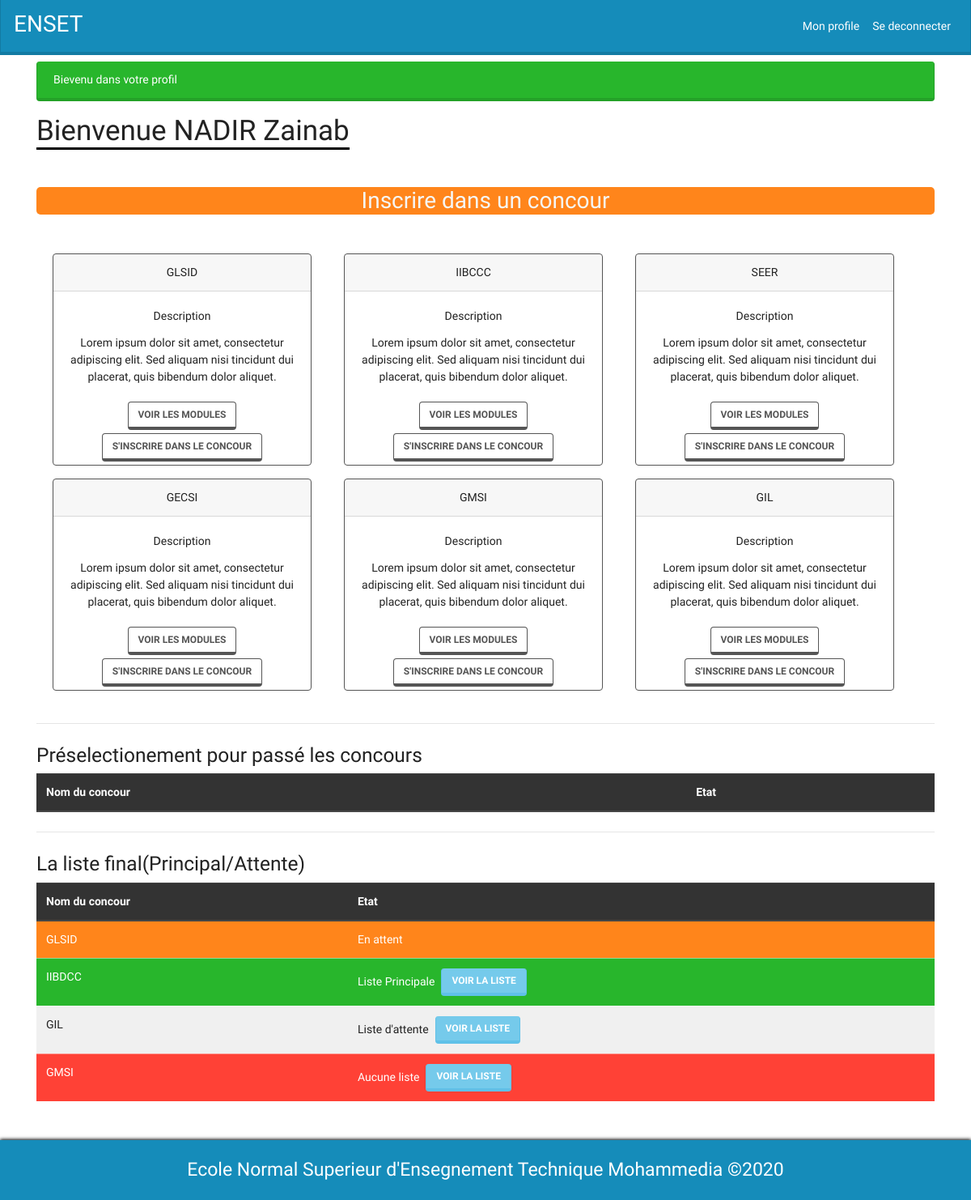
Before: /profile.php (signed in) with the older database file.
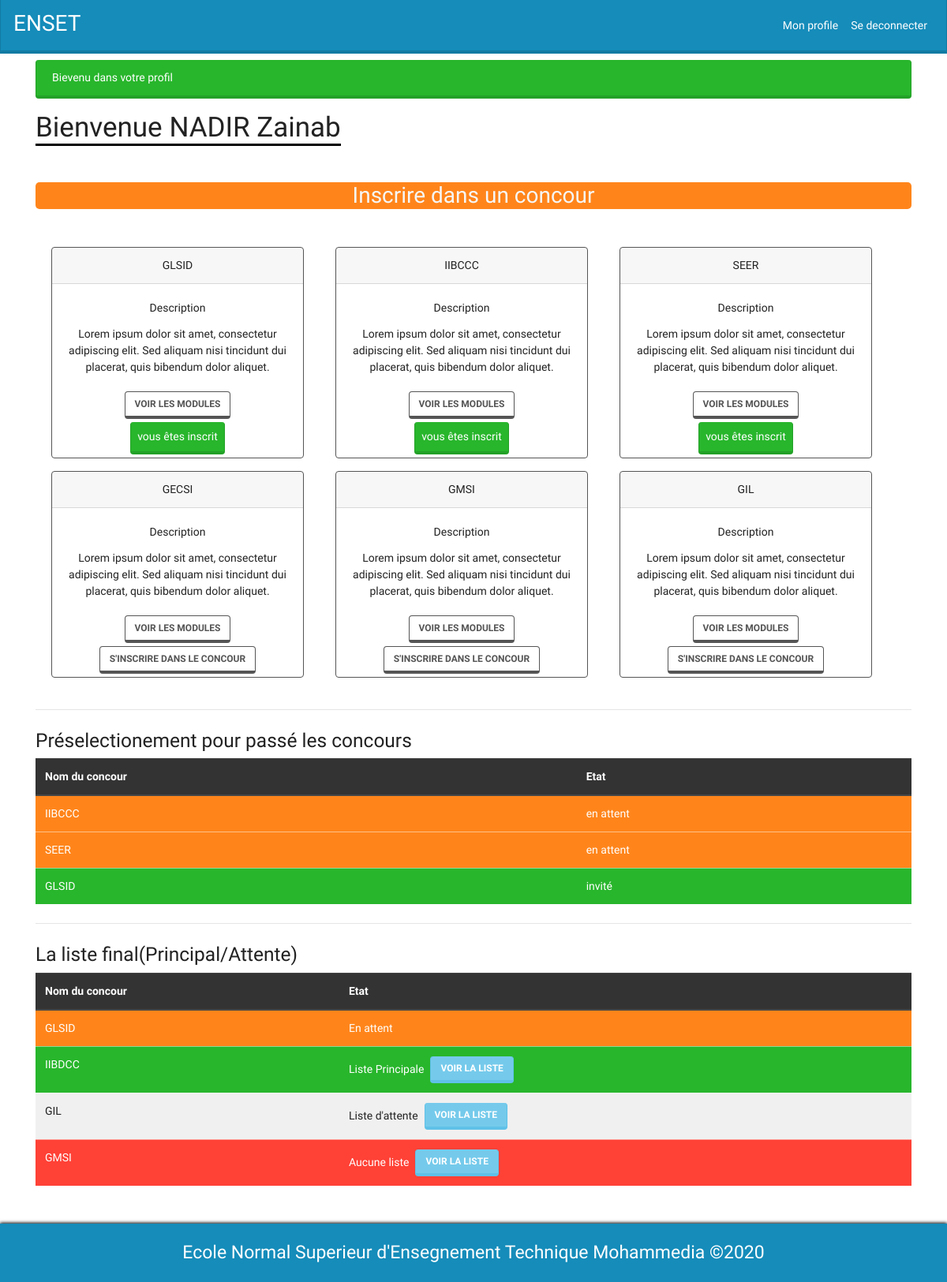
After: the same page with the newer database file.
### tables this page shows
CREATE TABLE `t_concours` (
  `id_concours` int(5) NOT NULL,
  `titre_concour` varchar(10) NOT NULL,
  `concours_designation` varchar(400) NOT NULL,
  `lien_module` varchar(255) DEFAULT NULL,
  `seuil` float NOT NULL
);

CREATE TABLE `t_liste_concour` (
  `id` int(11) NOT NULL,
  `id_concour` int(11) NOT NULL,
  `id_condidat` int(11) NOT NULL,
  `date_concour` datetime DEFAULT NULL
);

### Include/profileCondidat.php (the view, shortened to what this page needs)
<?php
    $concours = $pdo->query("SELECT * FROM t_concours")->fetchall();
    $req = $pdo->prepare("SELECT id_concour FROM t_liste_concour WHERE id_condidat=?");
    $req->execute([$_SESSION["user"]["id_candidat"]]);
    $liste_concour = $req->fetchall();
    $req = $pdo->prepare("SELECT * FROM t_concours WHERE id_concours in (SELECT id_concour from t_liste_concour WHERE id_condidat=:idCondidat) AND id_concours not in (SELECT id_concour from t_liste_candidat_concour) AND id_concours not in (SELECT id_concour from t_liste_candidat_concour WHERE id_condidat=:idCondidat)");
    $req->execute(["idCondidat"=>$_SESSION["user"]["id_candidat"]]);
    $liste_concour_enregistre = $req->fetchall();
    $req = $pdo->prepare("SELECT * FROM t_concours WHERE id_concours in (SELECT id_concour from t_liste_candidat_concour WHERE id_condidat=?)");
    $req->execute([$_SESSION["user"]["id_candidat"]]);
    $liste_concour_condidat_invite = $req->fetchall();
?>
<h1 class="mb-5 mt-3"><span style="border-bottom: 3px solid black;">Bienvenue <?=$_SESSION["user"]["nom_candidat"];?> <?=$_SESSION["user"]["prenom_candidat"];?></span></h1>
<h2 class="text-center text-light bg-warning mb-5" style="border-radius: 5px;">Inscrire dans un concour</h3>
<div class="container row justify-content-around">
    <?php for($i=0; $i<6; $i++): ?>
    <div class="card border-dark mb-3" style="max-width: 20rem;">
        <div class="card-header text-center"><?= $concours[$i]["titre_concour"]?></div>
        <div class="card-body">
            <div class="card-title text-center">Description</div>
            <div class="card-text text-center">
            <?= $concours[$i]["concours_designation"]?>
            </div>
        </div>
        <div class="mx-auto mb-1">
            <a href=<?=$concours[$i]["lien_module"]?> class="btn btn-outline-dark ">Voir les modules</a>
        </div>
        <?php $skip=false;foreach ($liste_concour as $element_concour):?>
            <?php if($element_concour[0] == $concours[$i]["id_concours"]):?>
                <div class="mx-auto mb-1">
                    <p class="alert alert-success my-0 p-2">vous êtes inscrit</p>
                </div>
            <?php $skip=true;
                break;?>
            <?php endif?>
        <?php endforeach;?>
        <?php if(!$skip):?>
        <div class="mx-auto mb-1">
            <a href="http://localhost/stage/registerConcour.php?id=<?=$concours[$i]["id_concours"]?>" class="btn btn-outline-dark ">S'inscrire dans le concour</a>
        </div>
        <?php endif;?>
    </div>
    <?php endfor;?>
</div>
<hr class="my-4">
<h3>Préselectionement pour passé les concours</h3>
<table class="table">
    <thead class="thead-dark">
            <tr>
                <th>Nom du concour</th>
                <th>Etat</th>
            </tr>
    </thead>
    <tbody>
    <?php foreach($liste_concour_enregistre as $concour):?>
            <tr class="table-warning">
                <td><?=$concour["titre_concour"]?></td>
                <td>en attent</td>
            </tr>
        <?php endforeach; ?>
        <?php foreach($liste_concour_condidat_invite as $concour):?>
            <tr class="table-success">
                <td><?=$concour["titre_concour"]?></td>
                <td>invité</td>
            </tr>
        <?php endforeach; ?>
    </tbody>
</table>
<hr class="my-4">
<h3>La liste final(Principal/Attente)</h3>
<table class="table">
    <thead class="thead-dark">
            <tr>
                <th>Nom du concour</th>
                <th>Etat</th>
            </tr>
    </thead>
    <tbody>
        <tr class="table-warning">
            <td>GLSID</td>
            <td>En attent</td>
        </tr>
        <tr class="table-success">
            <td>IIBDCC</td>
            <td>Liste Principale<a href="#" class="btn btn-info mx-2">voir la liste</a></td>
        </tr>
        <tr class="table-secondary">
            <td>GIL</td>
            <td>Liste d'attente<a href="#" class="btn btn-info mx-2">voir la liste</a></td>
        </tr>
        <tr class="table-danger">
            <td>GMSI</td>
            <td>Aucune liste<a href="#" class="btn btn-info mx-2">voir la liste</a></td>
        </tr>
    </tbody>
</table>

### Include/Header.php (shortened to what this page needs)
<!DOCTYPE html>
<html lang="en">
<head>
    <link rel="stylesheet" href="Static/bootstrap.min.css">
</head>
<body>
<nav class="navbar navbar-expand-lg navbar-dark bg-primary py-1">
    <a href="index.php" class="navbar-brand mt-1"><h2>ENSET</h2></a>
    <div class="collapse navbar-collapse justify-content-end">
        <ul class="navbar-nav">
        <?php if(isset($_SESSION["auth"])): ?>
            <li class="nav-item">
                <a href="http://localhost/stage/editProfil.php" class="nav-link active">Mon profile</a>
            </li>
            <li class="nav-item">
                <a href="desconnect.php" class="nav-link active">Se deconnecter</a>
            </li>
        <?php endif; ?>
        </ul>
    </div>
</nav>
<?php if(isset($_SESSION["flash"])):?>
    <div class="container">
    <?php foreach($_SESSION["flash"] as $type => $message):?>
        <div class="alert alert-<?=$type;?> mt-2"><?=$message;?></div>
    <?php endforeach;?>
    </div>
<?php endif; ?>
<div class="container mb-5">

### profile.php (shortened to what this page needs)
<?php
    require_once "Include/bd.php";
    $role = $_SESSION["auth"]["role"];
?>
<?php $title = "profile";
    require_once "Include/Header.php";?>
<?php if($role==1):?>
<?php require_once "Include/profileCondidat.php";?>
<?php else:?>
<?php require_once "Include/profileResponsable.php";?>
<?php endif;?>
<?php require_once "Include/Footer.php";?>

### Include/Footer.php
        </div>
        <footer class=" bg-primary d-flex justify-content-center" style="box-shadow: 0px -1px 4px black;">
            <p style="font-size:23px;margin:20px;color:white;">Ecole Normal Superieur d'Ensegnement Technique Mohammedia &copy;2020</p>
        </footer>
    </body>
</html>

Changed rows visible on the page:
now on one of the page's lists (row unchanged): t_concours: titre_concour "GLSID"
shown differently, row unchanged: t_concours "GLSID": no longer shows "S'INSCRIRE DANS LE CONCOUR"
added t_liste_concour: shows "vous êtes inscrit", shown under t_concours "GLSID"
now on one of the page's lists (row unchanged): t_concours: titre_concour "IIBCCC"
shown differently, row unchanged: t_concours "IIBCCC": no longer shows "S'INSCRIRE DANS LE CONCOUR"
added t_liste_concour: shows "vous êtes inscrit", shown under t_concours "IIBCCC"
now on one of the page's lists (row unchanged): t_concours: titre_concour "SEER"
shown differently, row unchanged: t_concours "SEER": no longer shows "S'INSCRIRE DANS LE CONCOUR"
added t_liste_concour: shows "vous êtes inscrit", shown under t_concours "SEER"
